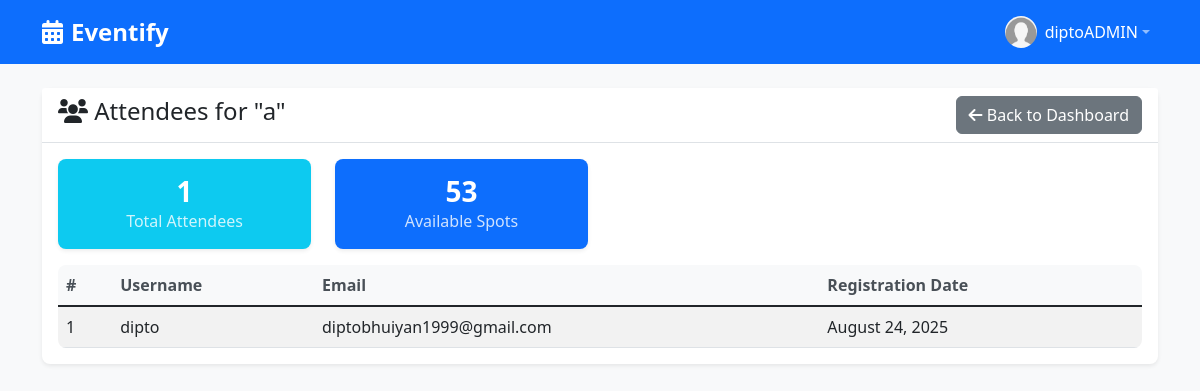
The page /admin/event-attendees/4 (signed in) on the database its author committed.
### models/user.py (models this page shows, shortened)
class User(UserMixin, db.Model):
    __tablename__ = 'users'
    id = db.Column(db.Integer, primary_key=True)
    username = db.Column(db.String(80), unique=True, nullable=False)
    email = db.Column(db.String(120), unique=True, nullable=False)
    password_hash = db.Column(db.String(128), nullable=False)
    role = db.Column(db.String(20), nullable=False, default='student')  # 'student' or 'admin'
    created_at = db.Column(db.DateTime, default=datetime.utcnow)
    registered_events = db.relationship('Event', secondary='event_registrations', back_populates='registered_users')
    created_events = db.relationship('Event', foreign_keys='Event.creator_id', back_populates='creator')
    def is_admin(self):
        return self.role == 'admin'
    def is_student(self):
        return self.role == 'student'

### models/event.py (models this page shows, shortened)
class Event(db.Model):
    __tablename__ = 'events'
    id = db.Column(db.Integer, primary_key=True)
    title = db.Column(db.String(200), nullable=False)
    description = db.Column(db.Text, nullable=False)
    start_date = db.Column(db.Date, nullable=False)
    start_time = db.Column(db.Time, nullable=False)
    end_date = db.Column(db.Date, nullable=False)
    end_time = db.Column(db.Time, nullable=False)
    location = db.Column(db.String(200), nullable=False)
    category = db.Column(db.String(100), nullable=False)
    max_capacity = db.Column(db.Integer, default=100)
    creator_id = db.Column(db.Integer, db.ForeignKey('users.id'), nullable=False)
    created_at = db.Column(db.DateTime, default=datetime.utcnow)
    updated_at = db.Column(db.DateTime, default=datetime.utcnow, onupdate=datetime.utcnow)
    creator = db.relationship('User', foreign_keys=[creator_id], back_populates='created_events')
    registered_users = db.relationship('User', secondary=event_registrations, back_populates='registered_events')

### views/admin.py (the view)
@admin_bp.route('/event-attendees/<int:event_id>')
def event_attendees(event_id):
    event = Event.query.get_or_404(event_id)
    if event.creator != current_user:
        flash('Access denied. You can only view attendees for your own events.', 'error')
        return redirect(url_for('admin.dashboard'))
    attendees = AdminViewModel.get_event_attendees(event_id)
    return render_template('admin/event_attendees.html', event=event, attendees=attendees)

### viewmodels/admin_viewmodel.py (called while the page is built)
    @staticmethod
    def get_event_attendees(event_id):
        event = Event.query.get_or_404(event_id)
        return event.registered_users

### views/admin.py (called while the page is built)
@admin_bp.before_request
@login_required
def require_admin():
    if not current_user.is_admin():
        flash('Access denied. Admins only.', 'error')
        return redirect(url_for('student.dashboard'))

### templates/admin/event_attendees.html (shortened to what this page needs)
{% extends "base.html" %}
{% block extra_css %}
<link href="{{ url_for('static', filename='css/admin.css') }}" rel="stylesheet">
{% endblock %}
{% block content %}
<div class="row">
    <div class="col-md-12">
        <div class="card">
            <div class="card-header d-flex justify-content-between align-items-center">
                <h4><i class="fas fa-users"></i> Attendees for "{{ event.title }}"</h4>
                <a href="{{ url_for('admin.dashboard') }}" class="btn btn-secondary">
                    <i class="fas fa-arrow-left"></i> Back to Dashboard
                </a>
            </div>
            <div class="card-body">
                <div class="row mb-3">
                    <div class="col-md-3">
                        <div class="card bg-info text-white">
                            <div class="card-body text-center">
                                <h3>{{ attendees|length }}</h3>
                                <p>Total Attendees</p>
                            </div>
                        </div>
                    </div>
                    <div class="col-md-3">
                        <div class="card bg-primary text-white">
                            <div class="card-body text-center">
                                <h3>{{ event.max_capacity - attendees|length }}</h3>
                                <p>Available Spots</p>
                            </div>
                        </div>
                    </div>
                </div>
                {% if attendees %}
                    <div class="table-responsive">
                        <table class="table table-striped">
                            <thead>
                                <tr>
                                    <th>#</th>
                                    <th>Username</th>
                                    <th>Email</th>
                                    <th>Registration Date</th>
                                </tr>
                            </thead>
                            <tbody>
                                {% for attendee in attendees %}
                                <tr>
                                    <td>{{ loop.index }}</td>
                                    <td>{{ attendee.username }}</td>
                                    <td>{{ attendee.email }}</td>
                                    <td>{{ attendee.created_at.strftime('%B %d, %Y') }}</td>
                                </tr>
                                {% endfor %}
                            </tbody>
                        </table>
                    </div>
                {% endif %}
            </div>
        </div>
    </div>
</div>
{% endblock %}

### templates/base.html (shortened to what this page needs)
<!DOCTYPE html>
<html lang="en">
<head>
    <link href="https://cdn.jsdelivr.net/npm/bootstrap@5.1.3/dist/css/bootstrap.min.css" rel="stylesheet">
    <link href="https://cdnjs.cloudflare.com/ajax/libs/font-awesome/6.0.0/css/all.min.css" rel="stylesheet">
    <link href="{{ url_for('static', filename='css/base.css') }}" rel="stylesheet">
    {% block extra_css %}{% endblock %}
</head>
<body>
    <nav class="navbar navbar-expand-lg navbar-dark bg-primary">
        <div class="container">
            <a class="navbar-brand" href="{{ url_for('index') }}">
                <i class="fas fa-calendar-alt me-2"></i>Eventify
            </a>
            {% if current_user.is_authenticated %}
            <ul class="navbar-nav ms-auto">
                <li class="nav-item dropdown">
                    <a class="nav-link dropdown-toggle d-flex align-items-center" href="#" id="userDropdown" role="button" data-bs-toggle="dropdown" aria-expanded="false">
                        <div class="d-flex align-items-center">
                            <img src="{{ current_user.profile_image_url or url_for('static', filename='img/default_profile.png') }}"
                                alt="Profile" class="rounded-circle me-2" width="32" height="32">
                            <span class="text-white">{{ current_user.username }}</span>
                        </div>
                    </a>
                </li>
            </ul>
            {% endif %}
        </div>
    </nav>
    <main class="container mt-4">
        {% block content %}{% endblock %}
    </main>
</body>
</html>

### static/css/base.css (style rules this page uses)
body { background-color: #f8f9fa; font-family: 'Segoe UI', Tahoma, Geneva, Verdana, sans-serif; }
.navbar-brand { font-weight: bold; font-size: 1.5rem; }
.card { border: none; box-shadow: 0 0.125rem 0.25rem rgba(0, 0, 0, 0.075); border-radius: 0.5rem; }
.card-header { background-color: #fff; border-bottom: 1px solid #dee2e6; font-weight: 600; }
.btn { border-radius: 0.375rem; font-weight: 500; }
.table { margin-bottom: 0; }
.table th { border-top: none; font-weight: 600; color: #495057; }

### static/css/admin.css (style rules this page uses)
.card.bg-primary, .card.bg-success, .card.bg-info { border: none; }
.card.bg-primary .card-body h3, .card.bg-success .card-body h3, .card.bg-info .card-body h3 { font-weight: bold; margin-bottom: 0; }
.card.bg-primary .card-body p, .card.bg-success .card-body p, .card.bg-info .card-body p { margin-bottom: 0; opacity: 0.8; }
.table th { background-color: #f8f9fa; }
.table-responsive { border-radius: 0.5rem; }

### rows shown on the page
User: username "diptoADMIN"
Event: title "a"
User: username "dipto", email "diptobhuiyan1999@gmail.com", created_at "August 24, 2025"

### other values the page prints
{{ attendees|length }} "1"
{{ event.max_capacity - attendees|length }} "53"
